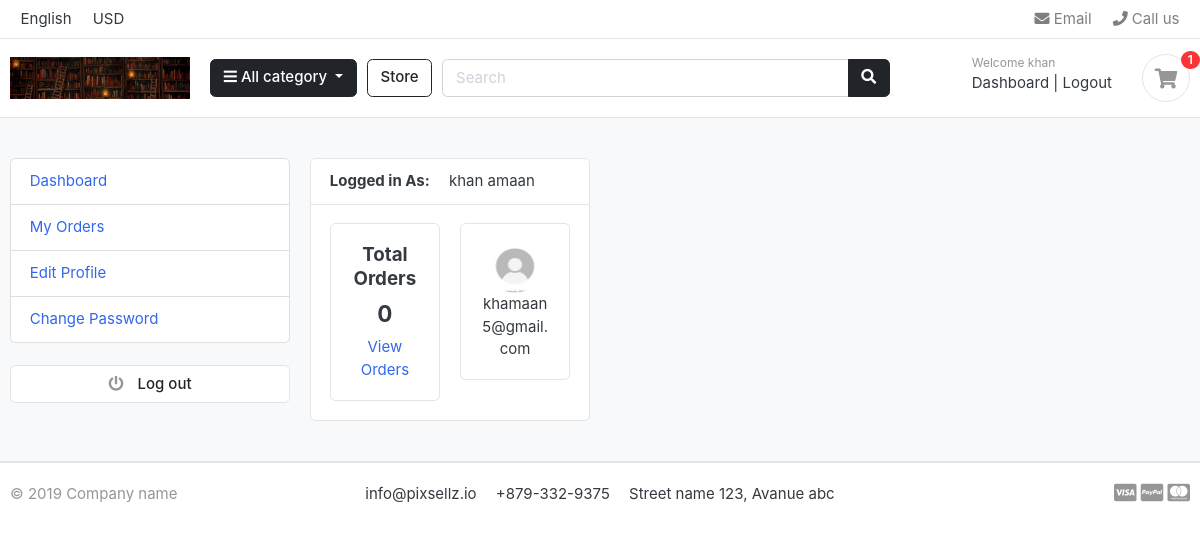
Page /accounts/ (signed in) on the committed database.
### accounts/models.py (models this page shows, shortened)
class Account(AbstractUser):
    first_name = models.CharField(max_length=50)
    last_name = models.CharField(max_length=50)
    username = models.CharField(max_length=50, unique=True)
    email = models.EmailField(max_length=50, unique=True)
    phone_number = models.CharField(max_length=20)
    newsletter_subscription = models.BooleanField(default=False)
    date_joined = models.DateTimeField(auto_now_add=True)
    last_login = models.DateTimeField(auto_now_add=True)
    is_admin = models.BooleanField(default=False)
    is_active = models.BooleanField(default=True)
    is_staff = models.BooleanField(default=False)
    is_superuser = models.BooleanField(default=False)
    USERNAME_FIELD = 'email'
    REQUIRED_FIELDS = ['username', 'first_name', 'last_name']
    objects = MyAccountManager()

class UserProfile(models.Model):
    user = models.OneToOneField(Account, on_delete=models.CASCADE)
    address_line_1 = models.CharField(max_length=50, blank=True)
    address_line_2 = models.CharField(max_length=50, blank=True)
    city = models.CharField(max_length=50, blank=True)
    state = models.CharField(max_length=50, blank=True)
    country = models.CharField(max_length=50, blank=True)
    profile_picture= models.ImageField(upload_to='userprofile', default='userprofile/download.jpeg')

### accounts/views.py (the view)
# urls.py: path('', views.dashboard, name='dashboard'),
@login_required(login_url="user_login")
def dashboard(request):
    User = get_user_model()
    orders = Order.objects.order_by("-current_date").filter(
        user_id=request.user.id, is_ordered=True
    )
    orders_count = orders.count()
    try:
        user = User.objects.get(id=request.user.id)
        try:
            userprofile = UserProfile.objects.get(user=user)
        except UserProfile.DoesNotExist:
            userprofile = UserProfile.objects.create(user=user,profile_picture='userprofile/download.jpeg')
    except User.DoesNotExist:
        user = None
    context = {
        "orders_count": orders_count,
        "userprofile": userprofile,
    }
    return render(request, "accounts/dashboard.html", context)

### carts/context_processors.py (called while the page is built, shortened)
def counter(request):
    if 'carts/carts' in request.path or '' in request.path:
        try:
            cart_count = 0
            if request.user.is_authenticated:
                cart_items = CartItem.objects.filter(user=request.user)
            for cart_item in cart_items:
                cart_count += cart_item.quantity
            return {'cart_count': cart_count}
        except Cart.DoesNotExist:
            cart_count = 0
    else:
        return {}

### category/context_processors.py (called while the page is built)
def menu_links(request):
    links=Category.objects.all()
    return dict(multiple_links=links)

### category/models.py (called while the page is built)
    def get_url(self):
        return reverse('product_by_category',args=[self.slug])

### template/accounts/dashboard.html (shortened to what this page needs)
{% extends 'base.html' %}
{% block content %}
<section class="section-conten padding-y bg">
    <div class="container">
        <div class="row">
            <aside class="col-md-3">
                {% include 'includes/dashboard_sidebar.html' %}
            </aside>
            <main class="col-md-3">
                <article class="card">
                    <header class="card-header">
                        <strong class="d-inline-block mr-3">Logged in As:</strong>
                        <span>{{user.first_name}} {{user.last_name}}</span>
                    </header>
                    <div class="card-body">
                        <div class="row">
                            <div class="col-md-6">
                                <div class="card" style="text-align: center;">
                                    <div class="card-body">
                                        <h5>Total Orders</h5>
                                        <h4>{{orders_count}}</h4>
                                        <a href="{% url 'my_orders' %}">View Orders</a>
                                    </div>
                                </div>
                            </div>
                            <div class="col-md-6">
                                <div class="card" style="text-align: center;">
                                    <div class="card-body">
                                        <img src="{{userprofile.profile_picture.url}}" alt="User Profile Picture" width="50" height="50"
                                            style="border-radius: 50%;">
                                        <p class="mb-0">{{user.email}}</p>
                                    </div>
                                </div>
                            </div>
                        </div>
                    </div>
                </article>
            </main>
        </div>
    </div>
</section>
{% endblock %}

### template/includes/header.html (shortened to what this page needs)
{% load static %}
<header class="section-header">
    <nav class="navbar p-md-0 navbar-expand-sm navbar-light border-bottom">
        <div class="container">
            <div class="collapse navbar-collapse" id="navbarTop4">
                <ul class="navbar-nav mr-auto">
                    <li class="nav-item dropdown">
                        <a class="nav-link"> English </a>
                    </li>
                    <li class="nav-item dropdown">
                        <a class="nav-link"> USD </a>
                    </li>
                </ul>
                <ul class="navbar-nav">
                    <a id="emailLink" href="#" class="nav-link"></a>
                    <li><a href="tel:1234567890" class="nav-link" id="callUsLink"> <i class="fa fa-phone"></i> Call us </a></li>
                </ul>
            </div>
        </div>
    </nav>
    <section class="header-main border-bottom">
        <div class="container">
            <div class="row align-items-center">
                <div class="col-lg-2 col-md-3 col-6">
                    <a href="{% url 'home' %}" class="brand-wrap">
                        <img style="height: 100%; width: 100%; object-fit: cover;" class="logo"
                            src="{% static './images/m.jpg' %}">
                    </a>
                </div>
                <div class="col-lg col-sm col-md col-6 flex-grow-0">
                    <div class="category-wrap dropdown d-inline-block float-right">
                        <button type="button" class="btn btn-dark dropdown-toggle" data-toggle="dropdown">
                            <i class="fa fa-bars"></i> All category
                        </button>
                    </div>
                </div>
                <a href="{% url 'store' %}" class="btn btn-outline-dark">Store</a>
                <div class="col-lg  col-md-6 col-sm-12 col">
                    <form action="{% url 'search' %}" class="search" method="GET">
                        <div class="input-group w-100">
                            <input type="text" class="form-control" style="width:60%;" name="keyword"
                                placeholder="Search">
                            <div class="input-group-append">
                                <button class="btn btn-dark" type="submit">
                                    <i class="fa fa-search"></i>
                                </button>
                            </div>
                        </div>
                    </form>
                </div>
                <div class="col-lg-3 col-sm-6 col-8 order-2 order-lg-3">
                    <div class="d-flex justify-content-end mb-3 mb-lg-0">
                        <div class="widget-header">
                            <small class="title text-muted">Welcome {{user.first_name}}</small>
                            <div>
                                {% if request.user.is_authenticated %}
                                <a href="{% url 'dashboard' %}">Dashboard</a> <span class="dark-transp"> | </span>
                                <a href="{% url 'logout' %}"> Logout</a>
                                {% else %}
                                <a href="{% url 'user_login' %}">Sign in</a> <span class="dark-transp"> | </span>
                                <a href="{% url 'register' %}"> Register</a>
                                {% endif %}
                            </div>
                        </div>
                        <a href="{% url 'carts' %}" class="widget-header pl-3 ml-3">
                            <div class="icon icon-sm rounded-circle border"><i class="fa fa-shopping-cart"></i></div>
                            <span class="badge badge-pill badge-danger notify">{{cart_count}}</span>
                        </a>
                    </div>
                </div>
            </div>
        </div>
    </section>
</header>

### static/css/ui.css (style rules this page uses)
html { font-family: "Inter", sans-serif; font-size: 15px; }
.icon-xs, .icon-sm, .icon-md, .icon-lg { display: inline-block; text-align: center; flex-shrink: 0; flex-grow: 0; }
.icon-sm { width: 48px; height: 48px; line-height: 48px !important; font-size: 20px; }
.padding-y { padding-top: 40px; padding-bottom: 40px; }
article:after, .form-group:after { display: block; clear: both; content: ""; }
.bg { background-color: #f8f9fa; }
.header-main { position: relative; padding-top: 1rem; padding-bottom: 1rem; }
.brand-wrap .logo, .navbar-brand .logo { margin-right: 7px; max-height: 42px; display: inline-block; }
.widget-header { display: inline-block; vertical-align: middle; position: relative; }
.widget-header a { color: #343a40; }
.widget-header i { color: #969696; }
.widget-header .title { display: block; }
.widget-header .notify { position: absolute; top: -3px; right: -10px; }
.notify { position: absolute; top: -4px; right: -10px; display: inline-block; padding: 0.25em 0.6em; font-size: 12px; line-height: 1; text-align: center; border-radius: 3rem; color: #fff; background-color: #fa3434; }

### rows in the picture
Account: first_name "khan", last_name "amaan", email "khamaan5@gmail.com"
UserProfile: profile_picture (picture)

### other values in the picture
{{ cart_count }} "1"
{{ orders_count }} "0"
